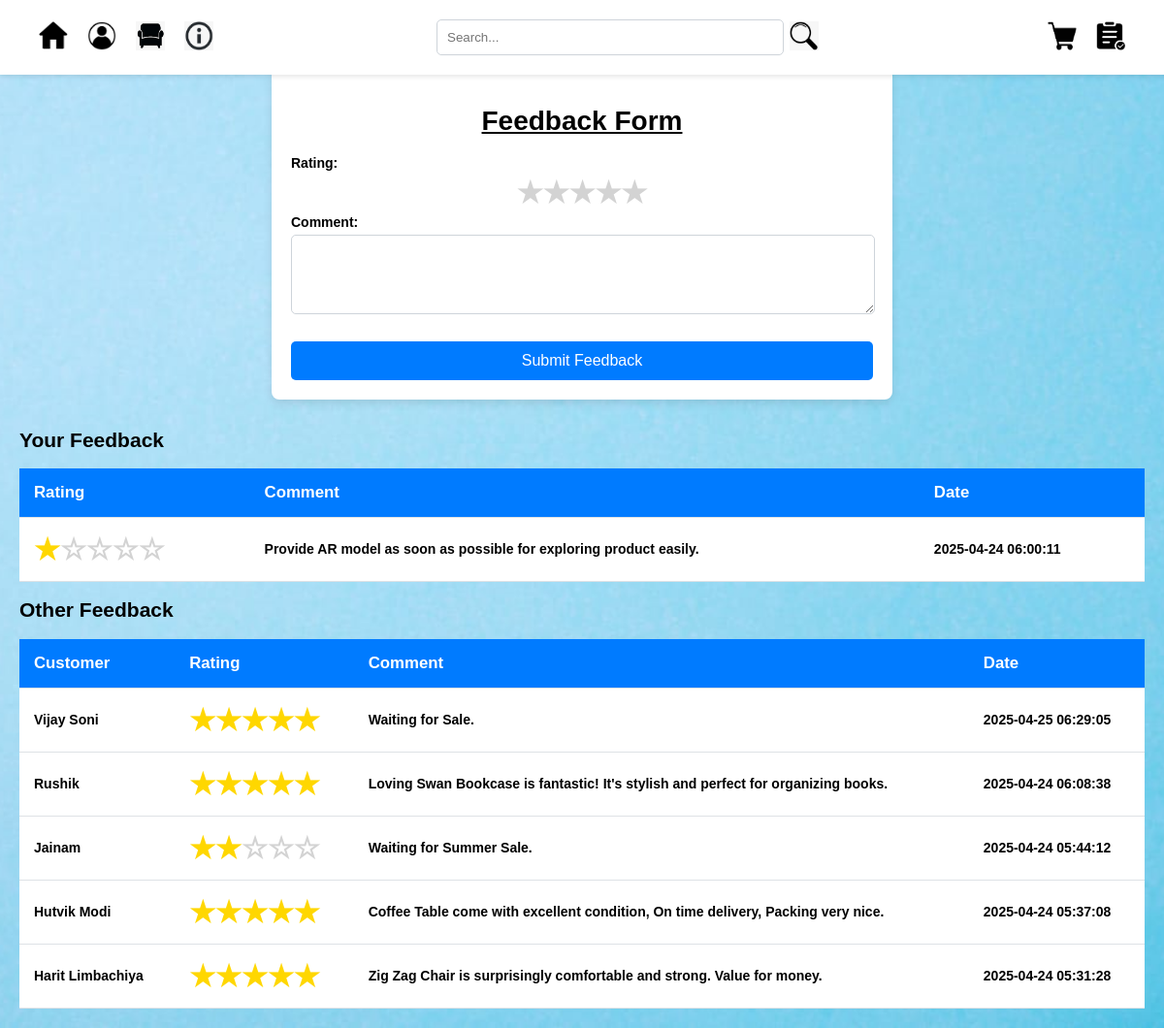
Page /feedback.php (signed in) on the committed database.
### tables this page shows
CREATE TABLE IF NOT EXISTS `feedback` (
  `id` int NOT NULL AUTO_INCREMENT,
  `customer_id` int DEFAULT NULL,
  `rating` int DEFAULT NULL,
  `comment` text,
  `add_on` timestamp NULL DEFAULT CURRENT_TIMESTAMP,
  PRIMARY KEY (`id`),
  KEY `customer_id` (`customer_id`)
);

CREATE TABLE IF NOT EXISTS `customer` (
  `id` int NOT NULL AUTO_INCREMENT,
  `name` varchar(50) NOT NULL,
  `email` varchar(50) NOT NULL,
  `password` varchar(255) NOT NULL,
  `contact_no` varchar(14) DEFAULT NULL,
  `status` enum('active','deactive') NOT NULL DEFAULT 'active',
  PRIMARY KEY (`id`),
  UNIQUE KEY `email` (`email`)
);

### feedback.php (the view, shortened to what this page needs)
<?php
include 'db.php';
?>
<!DOCTYPE html>
<html lang="en">
<head>
    <link rel="stylesheet" href="style.css">
    <link rel="stylesheet" href="usercss/feedback.css">
</head>
<body>
<nav class="menu-bar">
    <div class="menu-icons">
        <a href="index.php" title="Home"><img src="img/icon/home.jpg" alt="Home-icon" class="icon" /></a>
        <?php if (isset($_SESSION['UID'])): ?>
            <a href="customerProfile_manage.php" title="Profile"><img src="img/icon/user.jpg" alt="Profile-icon" class="icon" /></a>
        <?php endif; ?>
		<a href="product_display.php" title="Product"><img src="img/icon/sofa.jpg" alt="category-icon" class="icon" /></a>
        <a href="contact.php" title="Contact Us"><img src="img/icon/about.jpg" alt="Contact Us-icon" class="icon" /></a>
    </div>
    <form method="GET" action="product_display.php">
        <div class="search-container">
            <input type="text" name="search_query" placeholder="Search..." required />
            <button type="submit"><img src="img/icon/search.jpg" alt="Search" class="icon" /></button>
        </div>
    </form>
    <div class="add-to-cart-icon">
        <a href="cart.php" title="View Cart"><img src="img/icon/add-to-cart.jpg" alt="Add to Cart" class="icon" /></a>
  <?php if (isset($_SESSION['UID'])): ?>
	 <a href="order_history.php" title="Order History"><img src="img/icon/order-history.jpg" alt="Order History" class="icon" /></a>
	 <?php endif; ?>
    </div>
</nav>
<div class="feedback-form-container">
    <?php if (isset($_SESSION['UID'])):  ?>
        <form method="POST" action="feedback.php">
            <h1 align="center"><u>Feedback Form</u></h1>
            <label for="rating">Rating:</label>
            <div class="star-rating">
                <label for="star5" class="star">&#9733;</label>
                <label for="star4" class="star">&#9733;</label>
                <label for="star3" class="star">&#9733;</label>
                <label for="star2" class="star">&#9733;</label>
                <label for="star1" class="star">&#9733;</label>
            </div>
            <label for="comment">Comment:</label>
            <textarea name="comment" id="comment" rows="4" required></textarea>
            <button type="submit" name="submit">Submit Feedback</button>
        </form>
    <?php else: ?>
        <h2>Please log in to submit your feedback.</h2>
        <a href="index.php">Login here</a>
    <?php endif; ?>
</div>
<?php
function displayStars($rating) {
    $stars = '';
    for ($i = 1; $i <= 5; $i++) {
        if ($i <= $rating) {
            $stars .= '<span class="star2 filled">&#9733;</span>';
        } else {
            $stars .= '<span class="star2">&#9734;</span>';
        }
    }
    return $stars;
}
if (isset($_SESSION['UID'])) {
    $customer_id = $_SESSION['UID'];
    $user_feedback_sql = "SELECT rating, comment, add_on FROM feedback WHERE customer_id = '$customer_id'  ORDER BY id DESC";
    $user_feedback_result = mysqli_query($conn, $user_feedback_sql);
    if (mysqli_num_rows($user_feedback_result) > 0) {
        echo "<h2>Your Feedback</h2>";
        echo "<table><tr><th>Rating</th><th>Comment</th><th>Date</th></tr>";
        while ($row = mysqli_fetch_assoc($user_feedback_result)) {
            echo "<tr><td>" . displayStars($row['rating']) . "</td><td>" . htmlspecialchars($row['comment']) . "</td><td>" . htmlspecialchars($row['add_on']) . "</td></tr>";
        }
        echo "</table>";
    }
$all_feedback_sql = "SELECT f.rating, f.comment, f.add_on, c.name FROM feedback f JOIN customer c ON f.customer_id = c.id WHERE f.customer_id <> '$customer_id'  ORDER BY f.id DESC";
$all_feedback_result = mysqli_query($conn, $all_feedback_sql);
echo "<h2>Other Feedback</h2>";
if (mysqli_num_rows($all_feedback_result) > 0) {
    echo "<table><tr><th>Customer</th><th>Rating</th><th>Comment</th><th>Date</th></tr>";
    while ($row = mysqli_fetch_assoc($all_feedback_result)) {
        echo "<tr><td>" . htmlspecialchars($row['name']) . "</td><td>" . displayStars($row['rating']) . "</td><td>" . htmlspecialchars($row['comment']) . "</td><td>" . htmlspecialchars($row['add_on']) . "</td></tr>";
    }
    echo "</table>";
} else {
    echo "<p>No feedback available.</p>";
}
}
?>
</body>
</html>

### style.css (style rules this page uses)
body { font-family: Arial, sans-serif; margin: 0; padding: 0; background-color: #e9ecef; }
.menu-bar { background: #ffffff; display: flex; align-items: center; justify-content: space-between; padding: 10px 20px; position: fixed; width: 100%; top: 0; left: 0; z-index: 1000; box-shadow: 0 2px 5px rgba(0, 0, 0, 0.1); }
.menu-icons { display: flex; align-items: center; }
.menu-icons a { margin-left: 20px; }
.icon { width: 30px; height: 30px; }
.search-container { display: flex; align-items: center; margin: 0 auto; width: 400px; }
.search-container input { padding: 5px; border: 1px solid #ccc; border-radius: 5px; }
.search-container button { border: none; background: transparent; cursor: pointer; }
.add-to-cart-icon { display: flex; gap: 20px; margin-right: 60px; }
input[type="email"], input[type="password"], input[type="text"] { width: 95%; padding: 10px; margin: 10px 0; border: 1px solid #ced4da; border-radius: 5px; }
a { text-decoration: none; color: inherit; }
table { width: 100%; border-collapse: collapse; margin-top: 0px; font-weight: bold; }
th, td { margin: 0px; padding: 15px; text-align: left; border-bottom: 1px solid #dee2e6; }
th { background-color: #007bff; color: white; }

### usercss/feedback.css (style rules this page uses)
body { background-image: url('/img/icon/feedback1.jpg'); background-size: cover; background-repeat: no-repeat; background-position: center; background-attachment: fixed; font-family: Arial, sans-serif; color: black; font-size: 14px; margin: 0; padding: 40px 20px 20px; }
.feedback-form-container { background-color: #ffffff; padding: 20px; border-radius: 8px; box-shadow: 0 4px 10px rgba(0, 0, 0, 0.1); margin: 30px auto; width: 80%; max-width: 600px; }
.feedback-form-container label { display: block; margin-bottom: 5px; font-weight: bold; }
.feedback-form-container select, .feedback-form-container textarea { width: calc(100% - 20px); padding: 10px; margin-bottom: 15px; border: 1px solid #ced4da; border-radius: 5px; transition: border-color 0.3s; }
.feedback-form-container button { background-color: #007bff; color: white; border: none; cursor: pointer; height: 40px; width: 100%; font-size: 16px; border-radius: 5px; margin-top: 10px; }
.star-rating { direction: rtl; display: flex; justify-content: center; }
.star { font-size: 30px; color: lightgray; cursor: pointer; }
.star2 { font-size: 30px; color: lightgray; }
.star2.filled { color: gold; }

### feedback.php (style rules this page uses)
a { color: blue; }
tr { background-color: #ffffff; }
th { font-size: 1.2em; }

### rows in the picture
feedback: rating 1 (drawn), comment "Provide AR model as soon as possible for exploring product easily.", add_on "2025-04-24 06:00:11"
feedback: customer.name "Vijay Soni", rating 5 (drawn), comment "Waiting for Sale.", add_on "2025-04-25 06:29:05"
feedback: customer.name "Rushik", rating 5 (drawn), comment "Loving Swan Bookcase is fantastic! It's stylish and perfect for organizing books.", add_on "2025-04-24 06:08:38"
feedback: customer.name "Jainam", rating 2 (drawn), comment "Waiting for Summer Sale.", add_on "2025-04-24 05:44:12"
feedback: customer.name "Hutvik Modi", rating 5 (drawn), comment "Coffee Table come with excellent condition, On time delivery, Packing very nice.", add_on "2025-04-24 05:37:08"
feedback: customer.name "Harit Limbachiya", rating 5 (drawn), comment "Zig Zag Chair is surprisingly comfortable and strong. Value for money.", add_on "2025-04-24 05:31:28"
